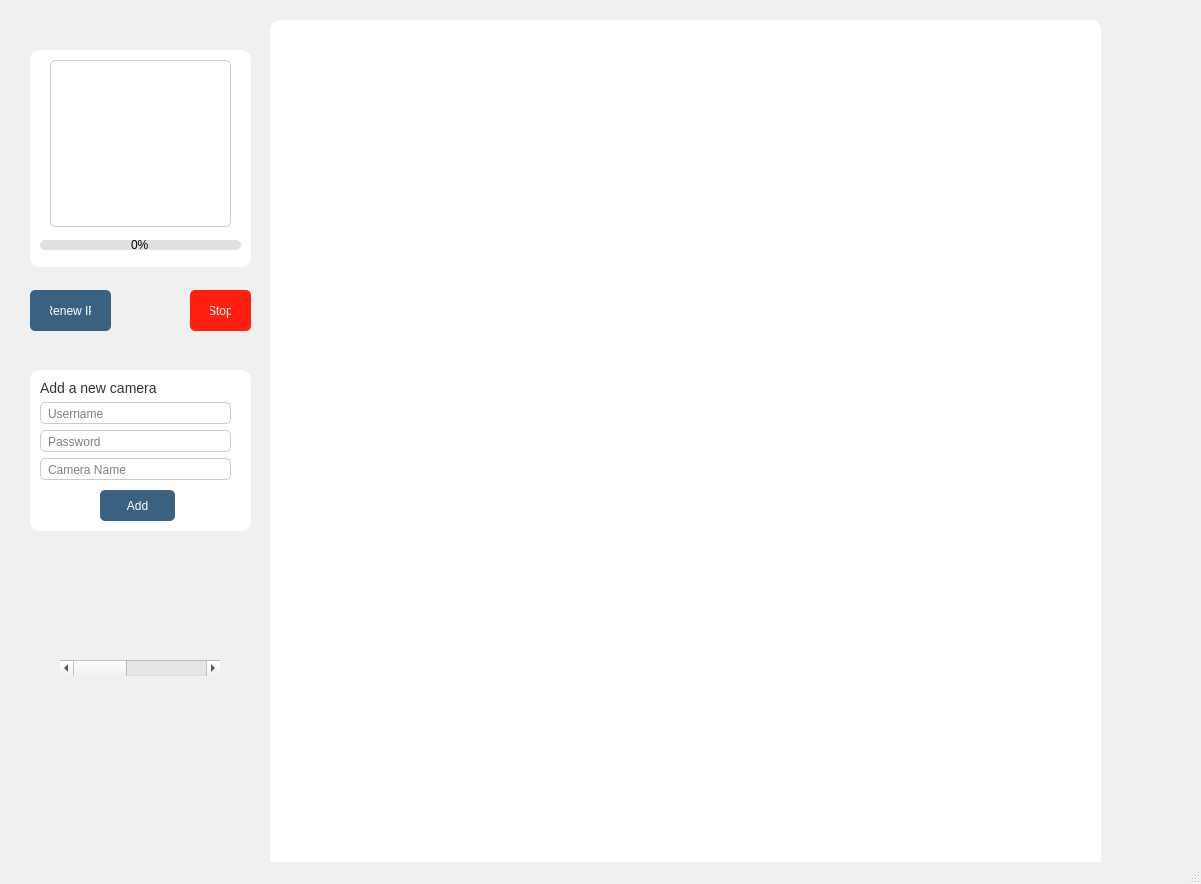
<?xml version="1.0" encoding="UTF-8"?>
<ui version="4.0">
 <class>MainWindow</class>
 <widget class="QMainWindow" name="MainWindow">
  <property name="geometry">
   <rect>
    <x>0</x>
    <y>0</y>
    <width>1201</width>
    <height>884</height>
   </rect>
  </property>
  <property name="windowTitle">
   <string>MainWindow</string>
  </property>
  <property name="styleSheet">
   <string notr="true">
    QMainWindow {
      background-color: #F0F0F0;
    }
    QFrame {
      border-radius: 10px;
      background-color: #FFFFFF;
      box-shadow: 0 4px 8px rgba(0, 0, 0, 0.1);
    }
    QPushButton {
      border: none;
      border-radius: 5px;
      padding: 10px 20px;
      color: #FFFFFF;
      background-color: #3A617F;
      transition: background-color 0.3s ease;
    }
    QPushButton:hover {
      background-color: #5A819F;
    }
    QLineEdit {
      border: 1px solid #CCCCCC;
      border-radius: 5px;
      padding: 5px;
    }
    QLabel {
      font-size: 14px;
      color: #333333;
    }
    QProgressBar {
      background-color: #E0E0E0;
      border-radius: 5px;
      text-align: center;
    }
    QProgressBar::chunk {
      background-color: #FF9C33;
      border-radius: 5px;
    }
    QListView {
      border: 1px solid #CCCCCC;
      border-radius: 5px;
    }
   </string>
  </property>
  <widget class="QWidget" name="centralwidget">
   <widget class="QFrame" name="frame">
    <property name="geometry">
     <rect>
      <x>270</x>
      <y>20</y>
      <width>831</width>
      <height>851</height>
     </rect>
    </property>
    <property name="frameShape">
     <enum>QFrame::Shape::StyledPanel</enum>
    </property>
    <property name="frameShadow">
     <enum>QFrame::Shadow::Raised</enum>
    </property>
    <widget class="QGraphicsView" name="graphicsView_camera1">
     <property name="geometry">
      <rect>
       <x>20</x>
       <y>20</y>
       <width>791</width>
       <height>401</height>
      </rect>
     </property>
     <property name="frameShape">
      <enum>QFrame::Shape::Panel</enum>
     </property>
     <property name="frameShadow">
      <enum>QFrame::Shadow::Raised</enum>
     </property>
    </widget>
    <widget class="QGraphicsView" name="graphicsView_camera2">
     <property name="geometry">
      <rect>
       <x>20</x>
       <y>430</y>
       <width>791</width>
       <height>401</height>
      </rect>
     </property>
     <property name="frameShape">
      <enum>QFrame::Shape::Box</enum>
     </property>
    </widget>
   </widget>
   <widget class="QFrame" name="frame_2">
    <property name="geometry">
     <rect>
      <x>30</x>
      <y>370</y>
      <width>221</width>
      <height>161</height>
     </rect>
    </property>
    <property name="frameShape">
     <enum>QFrame::Shape::Panel</enum>
    </property>
    <property name="frameShadow">
     <enum>QFrame::Shadow::Raised</enum>
    </property>
    <widget class="QLineEdit" name="lineEdit_username">
     <property name="geometry">
      <rect>
       <x>10</x>
       <y>32</y>
       <width>191</width>
       <height>22</height>
      </rect>
     </property>
     <property name="styleSheet">
      <string notr="true">font: 7pt &quot;Segoe UI&quot;;</string>
     </property>
     <property name="placeholderText">
      <string>Username</string>
     </property>
    </widget>
    <widget class="QLineEdit" name="lineEdit_password">
     <property name="geometry">
      <rect>
       <x>10</x>
       <y>60</y>
       <width>191</width>
       <height>22</height>
      </rect>
     </property>
     <property name="styleSheet">
      <string notr="true">font: 7pt &quot;Segoe UI&quot;;</string>
     </property>
     <property name="placeholderText">
      <string>Password</string>
     </property>
    </widget>
    <widget class="QLineEdit" name="lineEdit_name_of_camera">
     <property name="geometry">
      <rect>
       <x>10</x>
       <y>88</y>
       <width>191</width>
       <height>22</height>
      </rect>
     </property>
     <property name="styleSheet">
      <string notr="true">font: 7pt &quot;Segoe UI&quot;;</string>
     </property>
     <property name="placeholderText">
      <string>Camera Name</string>
     </property>
    </widget>
    <widget class="QLabel" name="label_add_new_camera">
     <property name="geometry">
      <rect>
       <x>10</x>
       <y>10</y>
       <width>131</width>
       <height>16</height>
      </rect>
     </property>
     <property name="text">
      <string>Add a new camera</string>
     </property>
    </widget>
    <widget class="QPushButton" name="pushButton_add_camera">
     <property name="geometry">
      <rect>
       <x>70</x>
       <y>120</y>
       <width>75</width>
       <height>31</height>
      </rect>
     </property>
     <property name="text">
      <string>Add</string>
     </property>
    </widget>
   </widget>
   <widget class="QPushButton" name="RenewIP">
    <property name="geometry">
     <rect>
      <x>30</x>
      <y>290</y>
      <width>81</width>
      <height>41</height>
     </rect>
    </property>
    <property name="toolTip">
     <string extracomment="If you don't see an image in streaming window, renew the ip and wait "/>
    </property>
    <property name="toolTipDuration">
     <number>5</number>
    </property>
    <property name="styleSheet">
     <string notr="true">font: 7pt &quot;Segoe UI&quot;;</string>
    </property>
    <property name="text">
     <string>Renew IP</string>
    </property>
   </widget>
   <widget class="QFrame" name="frame_3">
    <property name="geometry">
     <rect>
      <x>30</x>
      <y>50</y>
      <width>221</width>
      <height>217</height>
     </rect>
    </property>
    <property name="frameShape">
     <enum>QFrame::Shape::WinPanel</enum>
    </property>
    <property name="frameShadow">
     <enum>QFrame::Shadow::Sunken</enum>
    </property>
    <widget class="QProgressBar" name="progressBar">
     <property name="geometry">
      <rect>
       <x>10</x>
       <y>190</y>
       <width>201</width>
       <height>10</height>
      </rect>
     </property>
     <property name="styleSheet">
      <string notr="true"/>
     </property>
     <property name="value">
      <number>0</number>
     </property>
    </widget>
    <widget class="QListView" name="listView_founded_names_of_cameras">
     <property name="geometry">
      <rect>
       <x>20</x>
       <y>10</y>
       <width>181</width>
       <height>167</height>
      </rect>
     </property>
     <property name="frameShape">
      <enum>QFrame::Shape::NoFrame</enum>
     </property>
    </widget>
   </widget>
   <widget class="QPushButton" name="Stop_searching_button">
    <property name="geometry">
     <rect>
      <x>190</x>
      <y>290</y>
      <width>61</width>
      <height>41</height>
     </rect>
    </property>
    <property name="toolTip">
     <string extracomment="Stop searching "/>
    </property>
    <property name="toolTipDuration">
     <number>5</number>
    </property>
    <property name="styleSheet">
     <string notr="true">background-color: rgb(255, 32, 16);
font: 7pt &quot;Segoe UI&quot;;</string>
    </property>
    <property name="text">
     <string>Stop</string>
    </property>
   </widget>
   <widget class="QScrollBar" name="horizontalScrollBar_snapshot_timer">
    <property name="geometry">
     <rect>
      <x>60</x>
      <y>660</y>
      <width>160</width>
      <height>16</height>
     </rect>
    </property>
    <property name="maximum">
     <number>15</number>
    </property>
    <property name="sliderPosition">
     <number>0</number>
    </property>
    <property name="orientation">
     <enum>Qt::Orientation::Horizontal</enum>
    </property>
    <property name="invertedControls">
     <bool>false</bool>
    </property>
   </widget>
  </widget>
  <widget class="QStatusBar" name="statusbar"/>
 </widget>
 <resources/>
 <connections/>
</ui>
